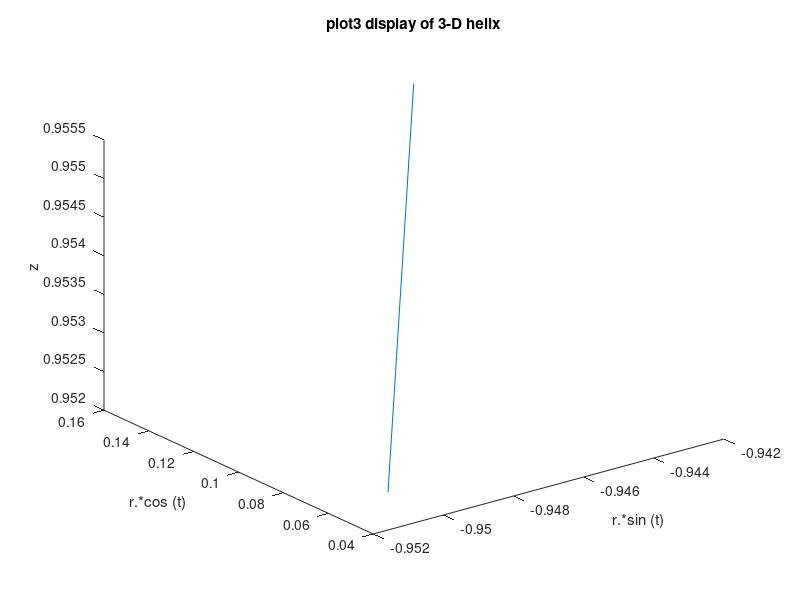

Here is the MATLAB script that generated this plot:
%https://docs.octave.org/v9.2.0/Script-Files.html
%source("/var/www/html/isbn-3-540-32612-X-Scientific-computing-with-Matlab-and-Octave/snake-delete-handle.m")
1;

t = 0:0.1:10*pi;
r = linspace (0, 1, numel (t));
z = linspace (0, 1, numel (t));

NbSegments= 300;


for i = 1:NbSegments
				%fib(i) = fib(i-1) + fib(i-2);
  tt0=t(i);
  rr0=r(i);
  zz0=z(i);

  tt2=t(i+1);
  rr2=r(i+1);
  zz2=z(i+1);


  
  tt(1)=tt0;
  tt(2)=tt2;

  rr(1)=rr0;
  rr(2)=rr2;

  zz(1)=zz0;
  zz(2)=zz2;
  

  plot3 (rr.*sin (tt), rr.*cos (tt), zz);
  
endfor


xlabel ("r.*sin (t)");
ylabel ("r.*cos (t)");
zlabel ("z");
title ("plot3 display of 3-D helix");



